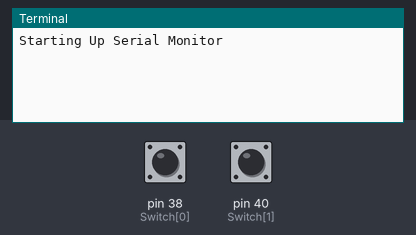
The program below on a simulated Raspberry Pi (header pin numbers). On the bench: the last lines printed to the terminal. The inputs (shaded band) are chosen by the test bench; at power-on: pin 38 (Switch[0]) LOW, pin 40 (Switch[1]) LOW.

Above: at 1.2 s.
1.3 s: pin 38 (Switch[0]) pulled HIGH for 0.15 s
At 3.1 s:
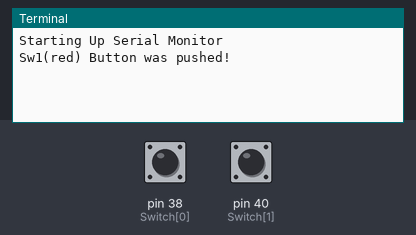
3.5 s: pin 40 (Switch[1]) pulled HIGH for 0.15 s
At 4.7 s:
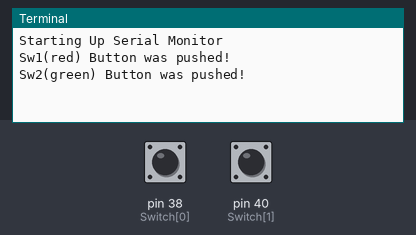

Measured:
- after the input at 1.3 s, the terminal: prints a new line after 0.71 s (image 1)
- after the input at 3.5 s, the terminal: prints a new line after 0.51 s (image 2)

The program:

serial_isr_tx.py
```python
import RPi.GPIO as GPIO
import serial
import time

Switch= [38, 40]
global sw_status
sw_status=0

ser = serial.Serial(
	# port= '/dev/ttyS0',
	port= '/dev/ttyUSB0',
	baudrate = 115200,
	parity= serial.PARITY_NONE,
	stopbits= serial.STOPBITS_ONE,
	bytesize= serial.EIGHTBITS,
	timeout=1,
	xonxoff = False,
	rtscts = False,
	dsrdtr = False,
	writeTimeout = 0
)
print ("Starting Up Serial Monitor")

def red_button(channel):
	global sw_status
	sw_status = 1

def green_button(channel):
	global sw_status
	sw_status = 2

try:
    ser.open()
except Exception as e:
    print ("Exception: Opening serial port: " + str(e))
#finally:
#    ser.close()

if ser.isOpen():
	GPIO.setwarnings(False) # Ignore warning for now
	GPIO.setmode(GPIO.BOARD) # Use physical pin numbering
	GPIO.setup(Switch, GPIO.IN, pull_up_down=GPIO.PUD_DOWN)
	GPIO.add_event_detect(Switch[0],GPIO.RISING,callback=red_button)
	GPIO.add_event_detect(Switch[1],GPIO.RISING,callback=green_button)


	while True:
		if sw_status== 1:
			sw_status= 0
			print("Sw1(red) Button was pushed!")
			cmd= 'r'
			ser.write(cmd.encode('UTF-8')+b"\n")
		elif sw_status== 2:
			sw_status= 0
			print("Sw2(green) Button was pushed!")
			cmd= 'g'
			ser.write(cmd.encode('UTF-8')+b"\n")

		time.sleep(1)
else:
	print ("Cannot open serial port.")
```
